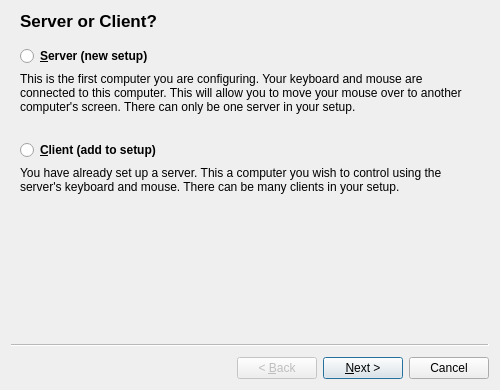
<?xml version="1.0" encoding="UTF-8"?>
<ui version="4.0">
 <class>SetupWizardBase</class>
 <widget class="QWizard" name="SetupWizardBase">
  <property name="geometry">
   <rect>
    <x>0</x>
    <y>0</y>
    <width>500</width>
    <height>390</height>
   </rect>
  </property>
  <property name="minimumSize">
   <size>
    <width>500</width>
    <height>390</height>
   </size>
  </property>
  <property name="windowTitle">
   <string>Setup Synergy</string>
  </property>
  <widget class="QWizardPage" name="m_pNodePage">
   <property name="sizePolicy">
    <sizepolicy hsizetype="Expanding" vsizetype="Expanding">
     <horstretch>0</horstretch>
     <verstretch>0</verstretch>
    </sizepolicy>
   </property>
   <property name="title">
    <string>Server or Client?</string>
   </property>
   <property name="subTitle">
    <string/>
   </property>
   <layout class="QVBoxLayout" name="verticalLayout_2">
    <item>
     <widget class="QRadioButton" name="m_pServerRadioButton">
      <property name="font">
       <font>
        <weight>75</weight>
        <bold>true</bold>
       </font>
      </property>
      <property name="text">
       <string>&amp;Server (new setup)</string>
      </property>
     </widget>
    </item>
    <item>
     <widget class="QLabel" name="m_pClientLabel">
      <property name="minimumSize">
       <size>
        <width>0</width>
        <height>0</height>
       </size>
      </property>
      <property name="text">
       <string>This is the first computer you are configuring. Your keyboard and mouse are connected to this computer. This will allow you to move your mouse over to another computer's screen. There can only be one server in your setup.</string>
      </property>
      <property name="wordWrap">
       <bool>true</bool>
      </property>
     </widget>
    </item>
    <item>
     <spacer name="verticalSpacer">
      <property name="orientation">
       <enum>Qt::Vertical</enum>
      </property>
      <property name="sizeType">
       <enum>QSizePolicy::Fixed</enum>
      </property>
      <property name="sizeHint" stdset="0">
       <size>
        <width>20</width>
        <height>20</height>
       </size>
      </property>
     </spacer>
    </item>
    <item>
     <widget class="QRadioButton" name="m_pClientRadioButton">
      <property name="font">
       <font>
        <weight>75</weight>
        <bold>true</bold>
       </font>
      </property>
      <property name="text">
       <string>&amp;Client (add to setup)</string>
      </property>
     </widget>
    </item>
    <item>
     <widget class="QLabel" name="m_pServerLabel">
      <property name="minimumSize">
       <size>
        <width>0</width>
        <height>0</height>
       </size>
      </property>
      <property name="text">
       <string>You have already set up a server. This a computer you wish to control using the server's keyboard and mouse. There can be many clients in your setup.</string>
      </property>
      <property name="wordWrap">
       <bool>true</bool>
      </property>
     </widget>
    </item>
    <item>
     <spacer name="verticalSpacer_2">
      <property name="orientation">
       <enum>Qt::Vertical</enum>
      </property>
      <property name="sizeType">
       <enum>QSizePolicy::MinimumExpanding</enum>
      </property>
      <property name="sizeHint" stdset="0">
       <size>
        <width>0</width>
        <height>0</height>
       </size>
      </property>
     </spacer>
    </item>
   </layout>
  </widget>
  <widget class="QWizardPage" name="m_pStartupPage">
   <property name="sizePolicy">
    <sizepolicy hsizetype="Expanding" vsizetype="Expanding">
     <horstretch>0</horstretch>
     <verstretch>0</verstretch>
    </sizepolicy>
   </property>
   <property name="title">
    <string>Startup Mode</string>
   </property>
   <layout class="QVBoxLayout" name="verticalLayout">
    <item>
     <widget class="QRadioButton" name="m_pServiceRadioButton">
      <property name="font">
       <font>
        <weight>75</weight>
        <bold>true</bold>
       </font>
      </property>
      <property name="text">
       <string>&amp;Service</string>
      </property>
      <property name="checked">
       <bool>true</bool>
      </property>
     </widget>
    </item>
    <item>
     <widget class="QLabel" name="m_pServiceLabel">
      <property name="text">
       <string>Always run Synergy in the background automatically at startup. This allows you to use Synergy at the login prompt. If you experience problems while using this mode, you can run this wizard again and select the &quot;Desktop&quot; option.</string>
      </property>
      <property name="wordWrap">
       <bool>true</bool>
      </property>
     </widget>
    </item>
    <item>
     <spacer name="verticalSpacer_4">
      <property name="orientation">
       <enum>Qt::Vertical</enum>
      </property>
      <property name="sizeType">
       <enum>QSizePolicy::Fixed</enum>
      </property>
      <property name="sizeHint" stdset="0">
       <size>
        <width>20</width>
        <height>20</height>
       </size>
      </property>
     </spacer>
    </item>
    <item>
     <widget class="QRadioButton" name="m_pDesktopRadioButton">
      <property name="font">
       <font>
        <weight>75</weight>
        <bold>true</bold>
       </font>
      </property>
      <property name="text">
       <string>&amp;Desktop</string>
      </property>
     </widget>
    </item>
    <item>
     <widget class="QLabel" name="m_pDesktopLabel">
      <property name="sizePolicy">
       <sizepolicy hsizetype="Preferred" vsizetype="Preferred">
        <horstretch>0</horstretch>
        <verstretch>0</verstretch>
       </sizepolicy>
      </property>
      <property name="text">
       <string>Synergy will start when your desktop loads (after you login). This mode can help if you experience problems with the &quot;Service&quot; option.</string>
      </property>
      <property name="wordWrap">
       <bool>true</bool>
      </property>
     </widget>
    </item>
    <item>
     <spacer name="verticalSpacer_5">
      <property name="orientation">
       <enum>Qt::Vertical</enum>
      </property>
      <property name="sizeType">
       <enum>QSizePolicy::Fixed</enum>
      </property>
      <property name="sizeHint" stdset="0">
       <size>
        <width>20</width>
        <height>20</height>
       </size>
      </property>
     </spacer>
    </item>
    <item>
     <widget class="QRadioButton" name="m_pNoneRadioButton">
      <property name="font">
       <font>
        <weight>75</weight>
        <bold>true</bold>
       </font>
      </property>
      <property name="text">
       <string>&amp;None</string>
      </property>
     </widget>
    </item>
    <item>
     <widget class="QLabel" name="m_pNoneLabel">
      <property name="sizePolicy">
       <sizepolicy hsizetype="Preferred" vsizetype="Preferred">
        <horstretch>0</horstretch>
        <verstretch>0</verstretch>
       </sizepolicy>
      </property>
      <property name="text">
       <string>Do not start Synergy when your comptuer starts.</string>
      </property>
      <property name="wordWrap">
       <bool>true</bool>
      </property>
     </widget>
    </item>
    <item>
     <spacer name="verticalSpacer_3">
      <property name="orientation">
       <enum>Qt::Vertical</enum>
      </property>
      <property name="sizeType">
       <enum>QSizePolicy::MinimumExpanding</enum>
      </property>
      <property name="sizeHint" stdset="0">
       <size>
        <width>0</width>
        <height>0</height>
       </size>
      </property>
     </spacer>
    </item>
   </layout>
  </widget>
 </widget>
 <resources/>
 <connections/>
</ui>
